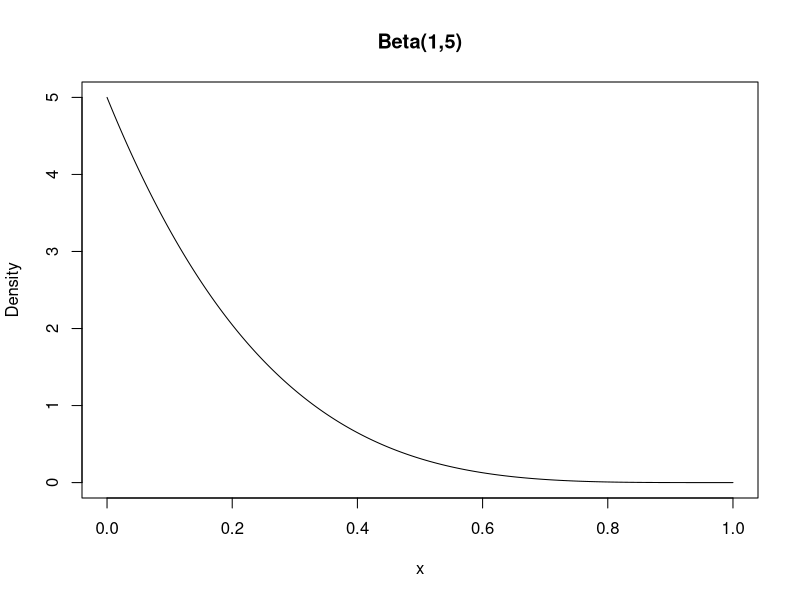

Recreate this plot in R.
## ---- chunk 1
x.vector = seq(from=0, to=1, by=0.001)
y.vector = dbeta(x.vector,1,5)

plot(x.vector, y.vector, type="l", main="Beta(1,5)", xlab="x", ylab="Density")
